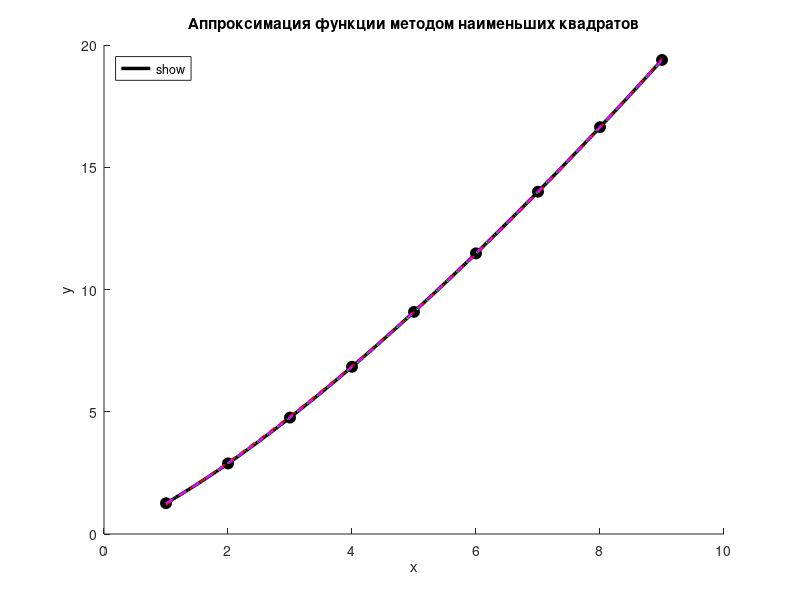

This chart was generated by the following MATLAB code:
clear;
clc;
close all;

f = @(x) x .* (1 + x).^(1/3);

a = 1;
b = 9;
n = 8;

delta_x = (b - a) / n;

% Создание вектора узловых точек x_i и вычисление значений y_i
x_i = a:delta_x:b;
y_i = f(x_i);

% Создание вектора промежуточных точек x_j для оценки погрешности
x_j = a + delta_x * (0.5 : 1 : n-0.5);
% Вычисление точных значений функции в промежуточных точках
y_j_exact = f(x_j);

fprintf('Исходные данные\n');
fprintf('Функция: y = x * (1 + x)^(1/3)\n');
fprintf('Интервал: [%d, %d]\n', a, b);
fprintf('Количество отрезков n = %d, шаг delta_x = %.4f\n\n', n, delta_x);

fprintf('Таблица узловых точек (x_i, y_i):\n');
for i = 1:length(x_i)
    fprintf('x_%d = %.4f, y_%d = %.4f\n', i-1, x_i(i), i-1, y_i(i));
end
fprintf('----------------------------------------\n\n');

fprintf('Задание 1: Метод наименьших квадратов (МНК)\n\n');

% Массив для хранения максимальных отклонений для каждого полинома
max_deviations_mnk = [];

figure('Name', 'Аппроксимация МНК', 'NumberTitle', 'off');
hold on;

x_smooth = linspace(a, b, 200);
y_smooth = f(x_smooth);
plot(x_smooth, y_smooth, 'k', 'LineWidth', 2.5, 'DisplayName', 'Исходная функция f(x)');

plot(x_i, y_i, 'ko', 'MarkerSize', 8, 'MarkerFaceColor', 'k', 'DisplayName', 'Узловые точки');

colors = ['r', 'g', 'b', 'm'];

for m = 2:5
    fprintf('Аппроксимация полиномом степени %d\n', m);
    
    % polyfit - встроенная функция MATLAB для аппроксимации полиномом
    % по методу наименьших квадратов. Она возвращает коэффициенты полинома.
    coeffs = polyfit(x_i, y_i, m);
    
    fprintf('Коэффициенты полинома:\n');
    for k = 1:length(coeffs)
        % Индекс коэффициента 'a' идет от старшей степени 'm' к младшей '0'
        fprintf('  a_%d = %+.4f\n', m-k+1, coeffs(k));
    end
    
    % polyval - вычисляет значения полинома с коэффициентами 'coeffs' в точках 'x_i'
    y_approx_i = polyval(coeffs, x_i);
    
    abs_err = abs(y_i - y_approx_i);
    rel_err = (abs_err ./ abs(y_i)) * 100;
    
    fprintf('\nПогрешности в узловых точках x_i:\n');
    fprintf(' i |   x_i  |  y_exact | y_approx |Абс Ошибка | Отн Ошибка(%%)\n');
    fprintf('----------------------------------------------------------------\n');
    for i = 1:length(x_i)
        fprintf('%2d | %6.3f | %8.4f | %8.4f | %9.4f | %11.4f%%\n', ...
                i-1, x_i(i), y_i(i), y_approx_i(i), abs_err(i), rel_err(i));
    end
    fprintf('\n');
    
    % Вычисление значений в промежуточных точках x_j
    y_approx_j = polyval(coeffs, x_j);
    
    % Нахождение и сохранение максимального отклонения
    max_dev = max(abs(y_j_exact - y_approx_j));
    max_deviations_mnk(end+1) = max_dev; % Добавляем значение в конец массива
    fprintf('Максимальное отклонение в промежуточных точках x_j: %.6f\n\n', max_dev);

    plot(x_smooth, polyval(coeffs, x_smooth), '--', 'Color', colors(m-1), 'LineWidth', 1.5, 'DisplayName', ['МНК, степень ' num2str(m)]);
end

% Находим минимальное отклонение и его индекс
[min_dev, best_idx] = min(max_deviations_mnk);
best_degree = best_idx + 1; % +1 потому что степени у нас 2, 3, 4, 5, а индексы 1, 2, 3, 4

fprintf('Выбор наилучшей аппроксимирующей функции (МНК)\n');
fprintf('Сравним максимальные отклонения в промежуточных точках:\n');
for i = 1:length(max_deviations_mnk)
    fprintf('Степень %d: Макс. отклонение = %.6f\n', i+1, max_deviations_mnk(i));
end

fprintf('\nНаилучшей является аппроксимация полиномом степени %d,\n', best_degree);
fprintf('так как он имеет минимальное максимальное отклонение (%.6f).\n', min_dev);
fprintf('------------------------------------------------------------\n\n');

title('Аппроксимация функции методом наименьших квадратов');
xlabel('x');
ylabel('y');
legend('show', 'Location', 'northwest');
